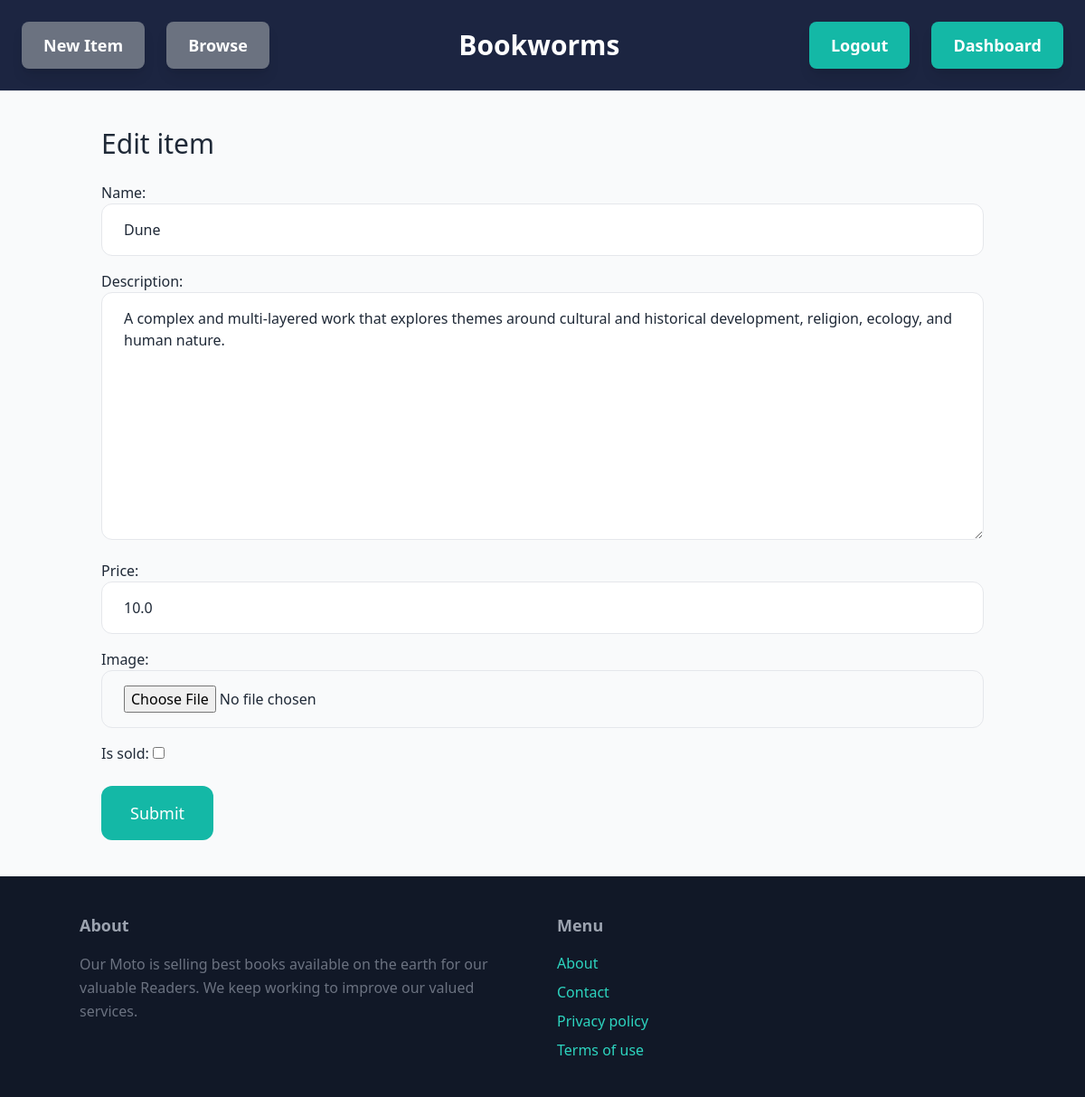
The page /items/1/edit/ (signed in) on the database its author committed.
### item/models.py (models this page shows, shortened)
class Item(models.Model):
    category = models.ForeignKey(Category, related_name='items', on_delete=models.CASCADE)
    name = models.CharField(max_length=255)
    description = models.TextField(blank=True, null=True)
    price = models.FloatField()
    image = models.ImageField(upload_to='item_images', blank=True, null=True)
    is_sold = models.BooleanField(default=False)
    created_by = models.ForeignKey(User, related_name='items', on_delete=models.CASCADE)
    created_at = models.DateTimeField(auto_now_add=True)

### item/views.py (the view)
# urls.py: path('<int:pk>/edit/', views.edit, name='edit'),
@login_required
def edit(request, pk):
    item = get_object_or_404(Item, pk=pk, created_by=request.user)
    if request.method == 'POST':
        form = EditItemForm(request.POST, request.FILES, instance=item)
        if form.is_valid():
            form.save()
            return redirect('item:detail', pk=item.id)
    else:
        form = EditItemForm(instance=item)
    return render(request, 'item/form.html', {
        'form': form,
        'title': 'Edit item',
    })

### item/forms.py
class EditItemForm(forms.ModelForm):
    class Meta:
        model = Item
        fields = ('name', 'description', 'price', 'image', 'is_sold')
        widgets = {
            'name': forms.TextInput(attrs={
                'class': INPUT_CLASSES
            }),
            'description': forms.Textarea(attrs={
                'class': INPUT_CLASSES
            }),
            'price': forms.TextInput(attrs={
                'class': INPUT_CLASSES
            }),
            'image': forms.FileInput(attrs={
                'class': INPUT_CLASSES
            })
        }

### item/templates/item/form.html (shortened to what this page needs)
{% extends 'bookstore/base.html' %}
{% block content %}
<h1 class="mb-6 text-3xl">{{ title }}</h1>
<form method="post" action="." enctype="multipart/form-data">
    <div class="space-y-4">
        {{ form.as_p }}
    </div>
    <button class="mt-6 py-4 px-8 text-lg bg-teal-500 hover:bg-teal-700 rounded-xl text-white">Submit</button>
</form>
{% endblock %}

### rows shown on the page
Item: name "Dune", description "A complex and multi-layered work that explores themes around cultural and historical development, religion, ecology, and human nature.", price "10.0"

### other values the page prints
{{ title }} "Edit item"
